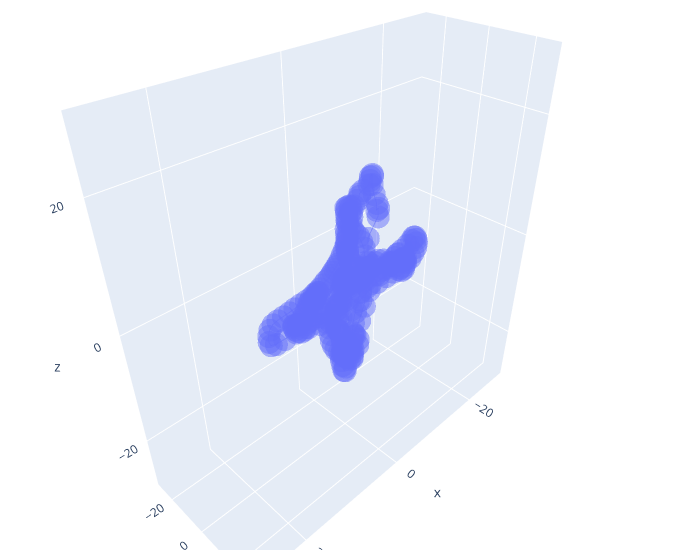
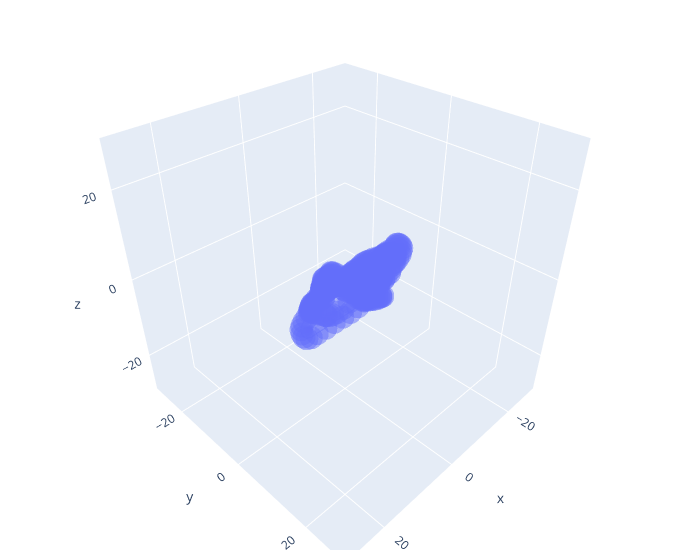

Notebook source saved alongside these figures, in order:
### Code cell
draw_all_accelerometer()

### Figure 1 — Plotly figure (JSON) as saved in the notebook; plotly's stock layout.template omitted (floating-point values rounded to 4 significant figures; data arrays with more than 128 entries replaced by an {"elided": "..."} marker saying what was removed)
{"data": [{"name": "data in 3D", "opacity": 0.5, "type": "scatter3d", "x": {"elided": "291 float values"}, "y": {"elided": "291 float values"}, "z": {"elided": "291 float values"}}], "layout": {"margin": {"b": 10, "l": 10, "r": 20, "t": 10}, "scene": {"xaxis": {"nticks": 4, "range": [-30, 30]}, "yaxis": {"nticks": 4, "range": [-30, 30]}, "zaxis": {"nticks": 4, "range": [-30, 30]}}, "width": 700}}

### Figure 2 — Plotly figure (JSON) as saved in the notebook; plotly's stock layout.template omitted (floating-point values rounded to 4 significant figures; data arrays with more than 128 entries replaced by an {"elided": "..."} marker saying what was removed)
{"data": [{"name": "data in 3D", "opacity": 0.5, "type": "scatter3d", "x": {"elided": "291 float values"}, "y": {"elided": "291 float values"}, "z": {"elided": "291 float values"}}], "layout": {"margin": {"b": 10, "l": 10, "r": 20, "t": 10}, "scene": {"xaxis": {"nticks": 4, "range": [-30, 30]}, "yaxis": {"nticks": 4, "range": [-30, 30]}, "zaxis": {"nticks": 4, "range": [-30, 30]}}, "width": 700}}
